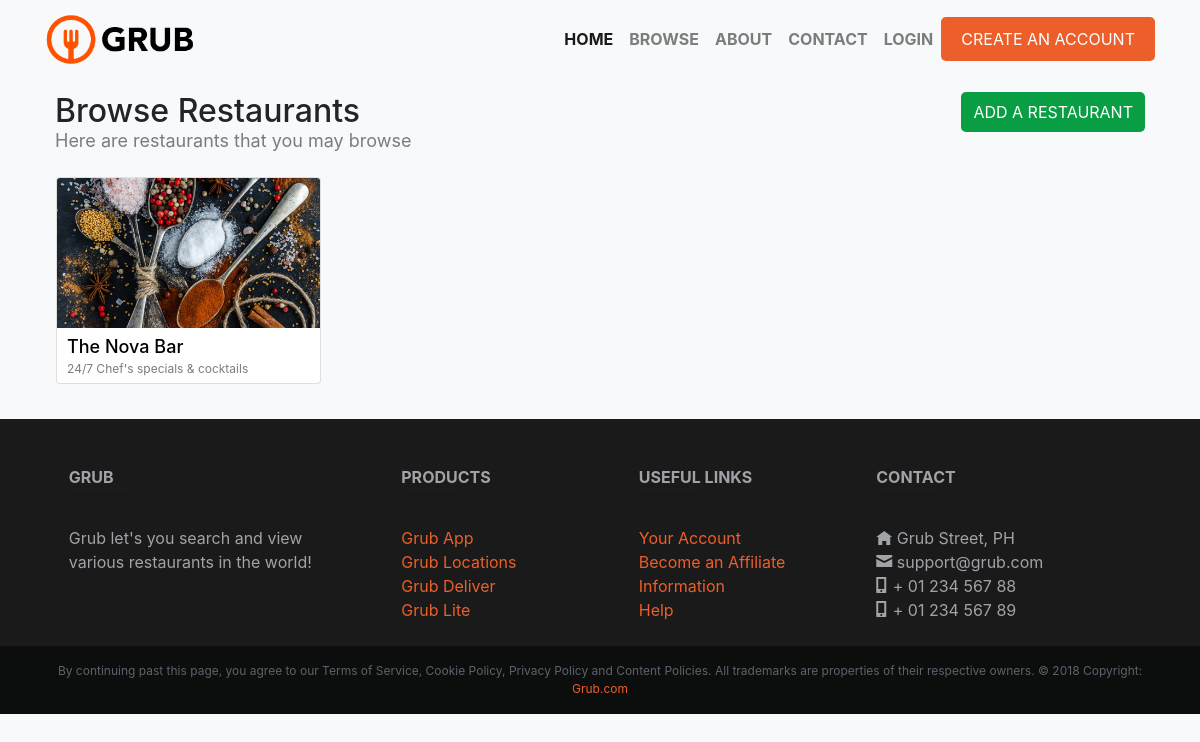
The page /restaurants/ on the database as committed earlier.
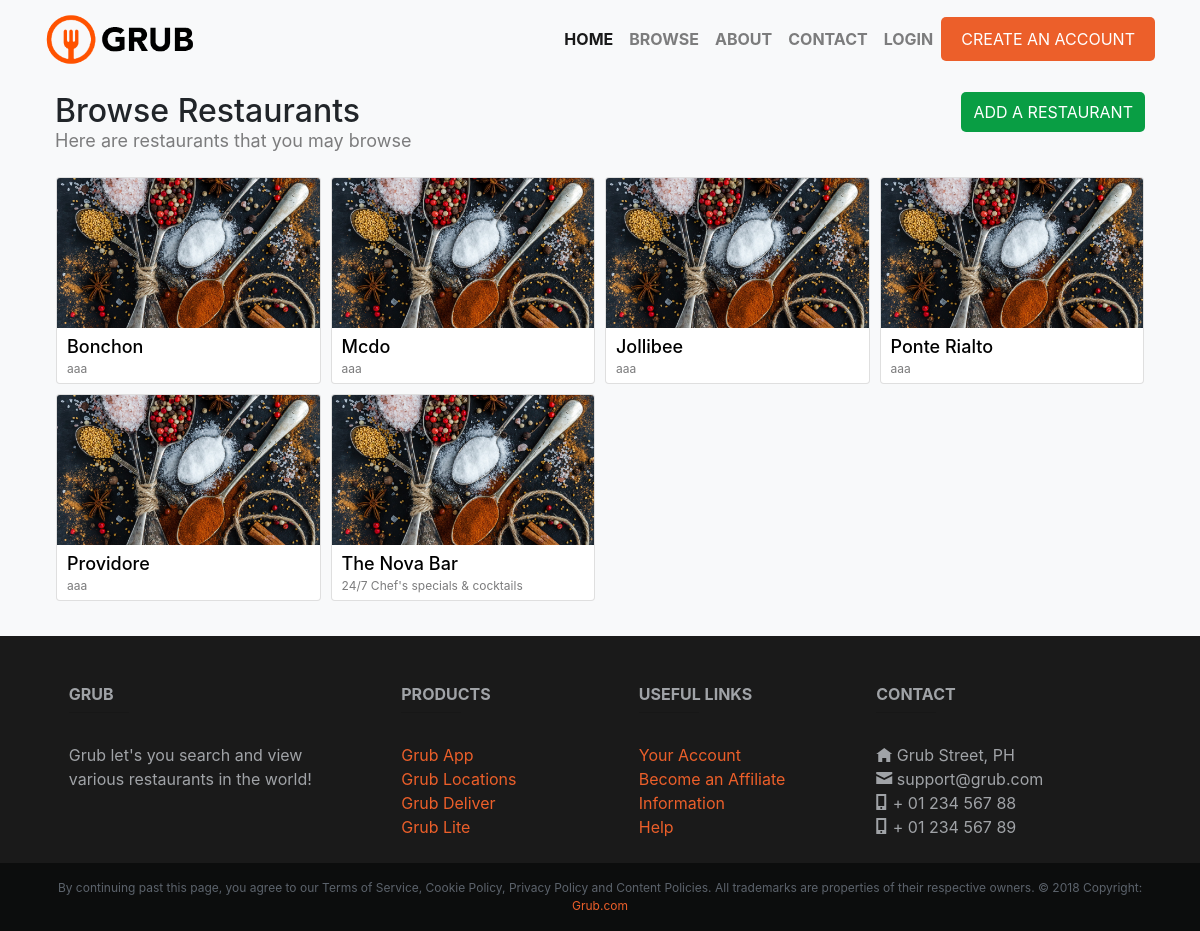
The same page on the database as committed later.
### restaurants/models.py (models this page shows, shortened)
class Restaurant(Model):
    user = ForeignKey(User, on_delete=CASCADE)
    name = CharField(max_length=191)
    description = CharField(max_length=191)
    address = CharField(max_length=191)
    country = CharField(max_length=191)
    phone = CharField(max_length=191)
    category = ForeignKey(Category, on_delete=CASCADE)
    opening_hours = CharField(max_length=191)
    banner_image = ImageField(default='banner.jpg', upload_to='banner_image/%Y/%m/%d/', blank=True)
    created_at = DateTimeField(auto_now_add=True, editable=False)
    deleted_at = DateTimeField(null=True, blank=True, editable=False)
    updated_at = DateTimeField(auto_now=True, editable=False)

### restaurants/views.py (the view)
# urls.py: path("", views.index, name="index"),
def index(request):
    restaurants = Restaurant.objects.all()
    context = {
        "title": "Restaurant List",
        "restaurantlist": restaurants,
    }
    return render(request, "restaurants/index.html", context)

### restaurants/templates/restaurants/index.html (shortened to what this page needs)
{% extends "base.html" %}
{% block content %}
    <div class="container" style="margin-top: 13px;">
        <div class="clearfix">
            <div style="float: left;">
                <h2 class="primary-align">Browse Restaurants</h2>
                <h5 class="primary-margin">Here are restaurants that you may browse</h5>
            </div>
            <a style="float: right;" class="review-btn secondary-btn text-uppercase transition" href="{% url 'resto:create' 'restaurant' %}" role="button">Add a restaurant</a>
        </div>
        <div class="row primary-align d-flex justify-content-start" style="margin: 0 6px;">
            {% for item in restaurantlist reversed %}
			<div class="col-sm-6 col-md-4 col-lg-3 pull-left opaque-hover" style="padding: 0 5px !important;">
				<a href="{% url 'resto:read' item.name item.id %}">
					<div class="card transition" style="margin: 5px 0;">
						<img class="card-img-top" src="/media/{{ item.banner_image }}" alt="Card image cap">
						<div class="card-body">
							<p class="card-text" style="font-weight: 500; font-size: 18px; color: #000;">{{ item.name }}</p>
							<p class="card-text" style="font-weight: 400; font-size: 12px; color: #7C7C7D;">{{ item.description }}</p>
						</div>
					</div>
				</a>
			</div>
            {% empty %}
            <div class="bg-box" style="padding: 20px; width: 96%;">
                <p>Sorry, no restaurants registered yet.</p>
            </div>
            {% endfor %}
        </div>
    </div>
{% endblock %}

Rows that differ between the two databases and show on the page:
added Restaurant: banner_image (picture), name "Bonchon", description "aaa"
added Restaurant: banner_image (picture), name "Mcdo", description "aaa"
added Restaurant: banner_image (picture), name "Jollibee", description "aaa"
added Restaurant: banner_image (picture), name "Ponte Rialto", description "aaa"
added Restaurant: banner_image (picture), name "Providore", description "aaa"
